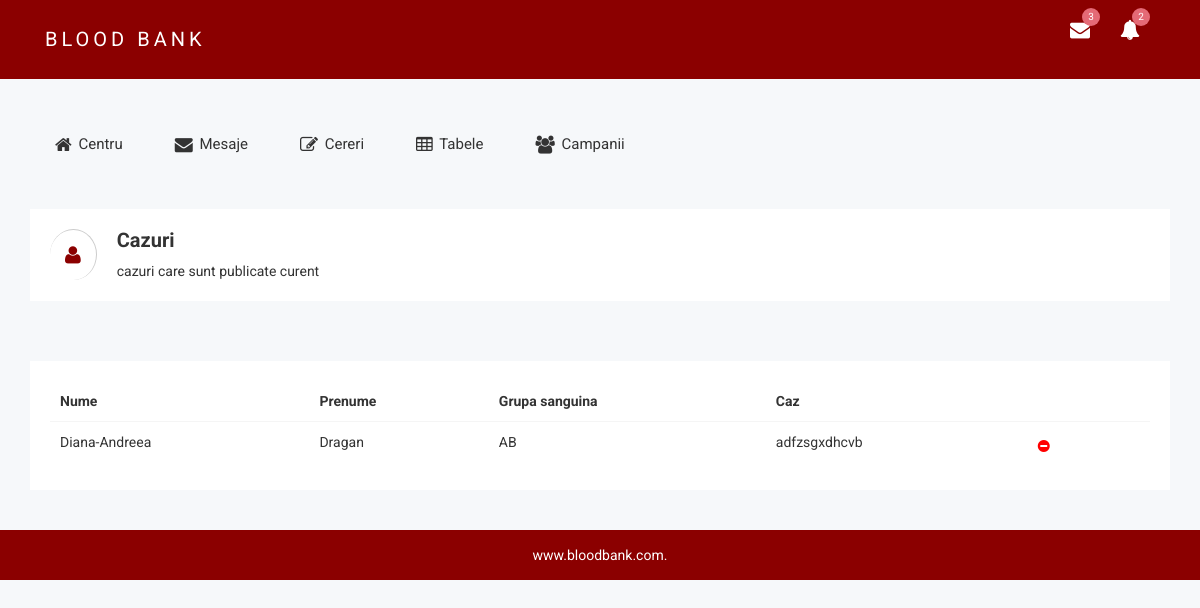
Screenshot of /bloodbank/a_centru/index.php/cazuri with the database file from the repository.
### tables this page shows
CREATE TABLE `cazuri_publicate` (
  `ID` int(255) NOT NULL,
  `nume` varchar(255) NOT NULL,
  `prenume` varchar(255) NOT NULL,
  `grupa_sanguina` varchar(255) NOT NULL,
  `caz` varchar(255) NOT NULL
);

### bloodbank/a_centru/application/controllers/Cazuri.php (called while the page is built, shortened)
<?php
class Cazuri extends CI_Controller {
	public function __construct()
	{
		$this->load->model('cazuri_m');
	}
	public function index(){
		$data = array(
			'cazuri' =>$this->cazuri_m->get_info_cazuri()
		);
		$this->load->view('layout/header');
		$this->load->view('layout/navbar');
		$this->load->view('table/cases-table',$data);
		$this->load->view('layout/footer');
	}
}

### bloodbank/a_centru/index.php (called while the page is built, shortened)
<?php
require_once BASEPATH.'core/CodeIgniter.php';

### bloodbank/a_centru/application/models/cazuri_m.php (called while the page is built, shortened)
<?php
class cazuri_m extends CI_Model {
	public function get_info_cazuri(){
		$this->db->select('*');
		$this->db->from('cazuri_publicate');
		$query=$this->db->get();
		return $query->result();
	}
	}

### bloodbank/a_centru/application/views/table/cases-table.php (the view)
	<div class="breadcomb-area">
		<div class="container">
			<div class="row">
				<div class="col-lg-12 col-md-12 col-sm-12 col-xs-12">
					<div class="breadcomb-list">
						<div class="row">
							<div class="col-lg-6 col-md-6 col-sm-6 col-xs-12">
								<div class="breadcomb-wp">
									<div class="breadcomb-icon">
										<i class="fa fa-user"></i>
									</div>
									<div class="breadcomb-ctn">
										<h2>Cazuri</h2>
                                        <p>cazuri care sunt publicate curent </p>
									</div>
								</div>
							</div>
						</div>
					</div>
				</div>
			</div>
		</div>
	</div>
<div class="container">
<div class="normal-table-list mg-t-30">
                        <div class="bsc-tbl-cds">
                            <table class="table table-condensed">
                                <thead>
                                    <tr>
                                        <th>Nume</th>
                                        <th>Prenume</th>
                                        <th>Grupa sanguina</th>
                                        <th>Caz</th>
                                    </tr>
                                </thead>
                                <tbody>
                                    <?php foreach($cazuri as $caz):?>
                                    <tr>
                                        <td><?php echo $caz->nume?></td>
                                        <td><?php echo $caz->prenume?></td>
                                        <td><?php echo $caz->grupa_sanguina?></td>
                                        <td><?php echo $caz->caz?></td>
                                        <td><a class="fa fa-minus-circle btn" style="color:red; " href="<?php echo base_url('cazuri/delete/'.$caz->ID)?>"></a></td>
                                    </tr>
                                    <?php endforeach?>
                                </tbody>
                            </table>
                        </div>
                    </div>
                </div>

### bloodbank/a_centru/assets/css/main.css (style rules this page uses)
html { color: #222; font-size: 1em; line-height: 1.4; }

### rows the page displays
cazuri_publicate: nume "Diana-Andreea", prenume "Dragan", grupa_sanguina "AB", caz "adfzsgxdhcvb"
